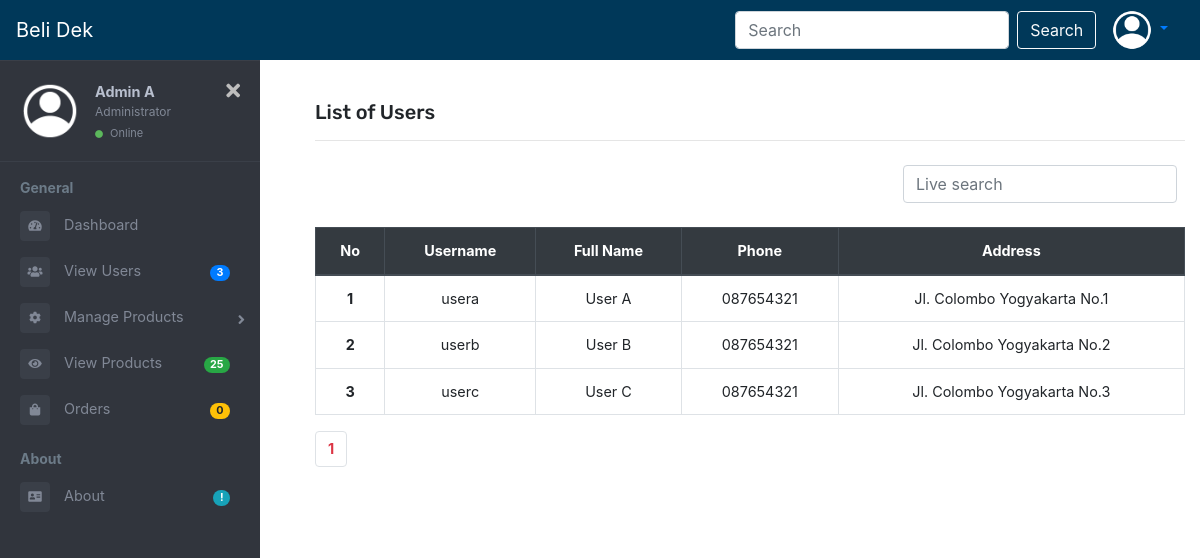
Page /admin/users.php (signed in) on the committed database.
### tables this page shows
CREATE TABLE `users` (
  `user_id` int NOT NULL,
  `user_fullname` varchar(100) DEFAULT NULL,
  `user_username` varchar(100) NOT NULL,
  `user_phone` varchar(15) DEFAULT NULL,
  `user_address` varchar(200) DEFAULT NULL,
  `user_password` varchar(100) NOT NULL
);

### admin/users.php (called while the page is built, shortened)
<?php
include('content-start.php');
?>
<?php
include('Template/_users.php');
?>
<?php
include('content-end.php');
?>

### admin/database/DBController.php (called while the page is built, shortened)
<?php
class DBController
{
  protected $host = 'localhost';
  protected $user = 'root';
  protected $password = '';
  protected $database = "ecommerce";
  public function __construct()
  {
    $this->con = mysqli_connect($this->host, $this->user, $this->password, $this->database);
  }
}

### admin/functions.php (called while the page is built, shortened)
<?php
require('database/DBController.php');
require('database/Admin.php');
require('database/User.php');
require('database/Product.php');
require('database/Order.php');
require('database/Add.php');
$db = new DBController();
$admin = new Admin($db);
$user = new User($db);
$users = $user->getDataUser();
$product = new Product($db);
$product_shuffle = $product->getData();
$order = new Order($db);
$orders = $order->getDataOrder();

### admin/database/Admin.php (called while the page is built, shortened)
<?php
class Admin
{
  public $db = null;
  public function __construct(DBController $db)
  {
    $this->db = $db;
  }
  public function getAdmin($admin_id = null, $table = 'admins')
  {
    if (isset($admin_id)) {
      $result = $this->db->con->query("SELECT * FROM {$table} WHERE admin_id={$admin_id}");
      $resultArray = array();
      while ($item = mysqli_fetch_array($result, MYSQLI_ASSOC)) {
        $resultArray[] = $item;
      }
      return $resultArray;
    }
  }
}

### admin/database/User.php (called while the page is built, shortened)
<?php
class User
{
  public $db = null;
  public function __construct(DBController $db)
  {
    $this->db = $db;
  }
  public function getDataUser($table = 'users')
  {
    $result = $this->db->con->query("SELECT * FROM {$table}");
    $resultArray = array();
    while ($item = mysqli_fetch_array($result, MYSQLI_ASSOC)) {
      $resultArray[] = $item;
    }
    return $resultArray;
  }
}

### admin/database/Product.php (called while the page is built, shortened)
<?php
class Product
{
  public $db = null;
  public function __construct(DBController $db)
  {
    $this->db = $db;
  }
  public function getData($table = 'products')
  {
    $result = $this->db->con->query("SELECT * FROM {$table}");
    $resultArray = array();
    while ($item = mysqli_fetch_array($result, MYSQLI_ASSOC)) {
      $resultArray[] = $item;
    }
    return $resultArray;
  }
}

### admin/database/Order.php (called while the page is built, shortened)
<?php
class Order
{
  public $db = null;
  public function __construct(DBController $db)
  {
    $this->db = $db;
  }
  public function getDataOrder()
  {
    $result = $this->db->con->query(
      "SELECT orders.user_id, orders.product_id, users.user_username, orders.order_date, products.product_brand, products.product_name, products.product_price, orders.product_count
            FROM orders
            INNER JOIN users ON orders.user_id = users.user_id
            INNER JOIN products ON orders.product_id = products.product_id"
    );
    $resultArray = array();
    return $resultArray;
  }
}

### admin/database/Add.php (called while the page is built, shortened)
<?php
$con = mysqli_connect("localhost", "root", "", "ecommerce");
function query($query)
{
  global $con;
  $result = mysqli_query($con, $query);
  $rows = [];
  while ($row = mysqli_fetch_assoc($result)) {
    $rows[] = $row;
  }
  return $rows;
}

### admin/Template/_users.php (the view, shortened to what this page needs)
<?php
$jumlahDataPerHalaman = 10;
$jumlahData = count(query("SELECT * FROM users"));
$jumlahHalaman = ceil($jumlahData / $jumlahDataPerHalaman);
$halamanAktif = (isset($_GET["halaman"])) ? $_GET["halaman"] : 1;
$awalData = ($jumlahDataPerHalaman * $halamanAktif) - $jumlahDataPerHalaman;
$users = query("SELECT * FROM users LIMIT $awalData, $jumlahDataPerHalaman");
?>
<section id="products-list">
  <div class="container" style="margin-top: 80px;">
    <h4 class="font-rubik font-size-20">List of Users</h4>
    <hr>
    <div class="container d-flex justify-content-end pt-2 pb-4 pr-0">
      <div class="live-search d-flex">
        <form class="form-inline d-flex justify-content-end" action="" method="post">
          <input class="form-control mr-sm-2" type="search" placeholder="Live search" aria-label="Search" name="keyword-user-live" autocomplete="off" id="keyword-user-live">
        </form>
      </div>
    </div>
    <div id="table-container">
      <table class="table table-bordered table-hover text-center">
        <thead class="thead-dark">
          <tr>
            <th scope="col">No</th>
            <th scope="col">Username</th>
            <th scope="col">Full Name</th>
            <th scope="col">Phone</th>
            <th scope="col">Address</th>
          </tr>
        </thead>
        <tbody>
          <?php $i = 1; ?>
          <?php foreach ($users as $user) { ?>
            <tr>
              <th scope="row"><?= $i ?></th>
              <td><?= $user['user_username'] ?></td>
              <td><?= $user['user_fullname'] ?></td>
              <td><?= $user['user_phone'] ?></td>
              <td><?= $user['user_address'] ?></td>
            </tr>
            <?php $i++; ?>
          <?php } ?>
        </tbody>
      </table>
    </div>
    <nav aria-label="Page navigation example">
      <ul class="pagination">
        <?php for ($i = 1; $i <= $jumlahHalaman; $i++) : ?>
          <?php if ($i == $halamanAktif) : ?>
            <li class="page-item"><a class="page-link font-weight-bold text-danger" href="?halaman=<?= $i; ?>"><?= $i; ?></a></li>
          <?php else : ?>
            <li class="page-item"><a class="page-link" href="?halaman=<?= $i; ?>"><?= $i; ?></a></li>
          <?php endif; ?>
        <?php endfor; ?>
      </ul>
    </nav>
  </div>
</section>

### admin/content-start.php (shortened to what this page needs)
<!DOCTYPE html>
<html lang="en">
<head>
  <?php
  require('library/head.php');
  ?>
  <?php
  require('functions.php');
  ?>
  <?php
  $admins = $admin->getAdmin($_SESSION['admin']);
  ?>
  <link rel="stylesheet" href="style.css">
</head>
<body>
  <div class="page-wrapper chiller-theme toggled">
    <nav class="navbar fixed-top navbar-expand-lg navbar-dark color-primary-bg" style="height: 60px;">
      <a class="navbar-brand" href="index.php">Beli Dek</a>
      <div class="collapse navbar-collapse d-flex justify-content-end" id="navbarNav">
        <form class="form-inline" action="" method="post">
          <input class="form-control mr-sm-2" type="search" placeholder="Search" aria-label="Search" name="keyword" autocomplete="off" id="keyword">
          <button class="btn btn-outline-light my-2 my-sm-0" type="submit" name="search" id="search">Search</button>
        </form>
        <div class="btn-group">
          <a class="nav-link dropdown-toggle" href="#" id="navbarDropdownMenuLink" role="button" data-toggle="dropdown" aria-haspopup="true" aria-expanded="false">
            <img src="./../assets/template/profile.png" width="40" height="40" class="rounded-circle">
          </a>
        </div>
      </div>
    </nav>
    <nav id="sidebar" class="sidebar-wrapper">
      <div class="sidebar-content">
        <div class="sidebar-header">
          <div class="user-pic">
            <img class="img-responsive img-rounded" src="./../assets/template/profile.png" alt="User picture">
          </div>
          <div class="user-info">
            <span class="user-name"><strong><?= $admins[0]['admin_fullname'] ? $admins[0]['admin_fullname'] : $admins[0]['admin_username']; ?></strong></span>
            <span class="user-role">Administrator</span>
            <span class="user-status">
              <i class="fa fa-circle"></i>
              <span>Online</span>
            </span>
          </div>
          <div id="close-sidebar" class="d-flex justify-content-end">
            <i class="fas fa-times"></i>
          </div>
        </div>
        <div class="sidebar-menu">
          <ul>
            <li class="header-menu">
              <span>General</span>
            </li>
            <li>
              <a href="index.php">
                <i class="fa fa-tachometer-alt"></i>
                <span>Dashboard</span>
              </a>
            </li>
            <li>
              <a href="users.php">
                <i class="fa fa-users"></i>
                <span>View Users</span>
                <span class="badge badge-pill badge-primary"><?= count($users) ?></span>
              </a>
            </li>
            <li class="sidebar-dropdown">
              <a href="#">
                <i class="fa fa-cog"></i>
                <span>Manage Products</span>
              </a>
            </li>
            <li>
              <a href="products.php">
                <i class="fa fa-eye"></i>
                <span>View Products</span>
                <span class="badge badge-pill badge-success"><?= count($product_shuffle) ?></span>
              </a>
            </li>
            <li>
              <a href="orders.php">
                <i class="fa fa-shopping-bag"></i>
                <span>Orders</span>
                <span class="badge badge-pill badge-warning"><?= count($orders) ?></span>
              </a>
            </li>
            <li class="header-menu">
              <span>About</span>
            </li>
            <li>
              <a href="#">
                <i class="fa fa-address-card"></i>
                <span>About</span>
                <span class="badge badge-pill badge-info">!</span>
              </a>
            </li>
          </ul>
        </div>
      </div>
    </nav>
    <main class="page-content">

### rows in the picture
users: user_username "usera", user_fullname "User A", user_phone "087654321", user_address "Jl. Colombo Yogyakarta No.1"
users: user_username "userb", user_fullname "User B", user_phone "087654321", user_address "Jl. Colombo Yogyakarta No.2"
users: user_username "userc", user_fullname "User C", user_phone "087654321", user_address "Jl. Colombo Yogyakarta No.3"

### other values in the picture
$admins[0]['admin_fullname'] "Admin A"
count($users) "3"
count($product_shuffle) "25"
count($orders) "0"
